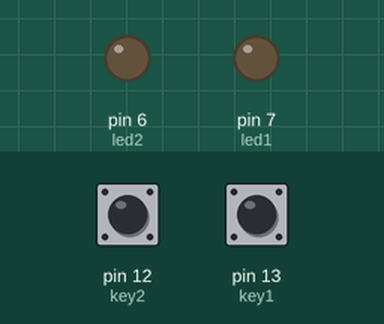
Recording of a sketch running on a simulated Arduino Uno, built with avr-gcc and run on an emulated ATmega328P. Parts: output pins drawn as LEDs (lit = HIGH). The test bench sets the inputs (shaded band); at power-on: pin 12 (key2) LOW, pin 13 (key1) LOW.

Above: at 1.2 s.
1.3 s: pin 12 (key2) pulled HIGH for 0.15 s
At 1.4 s:
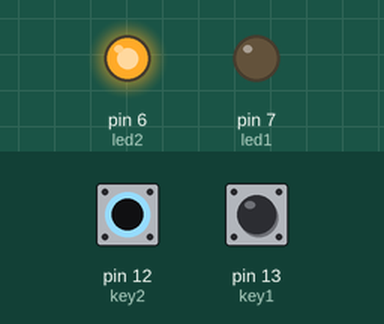
3.0 s: pin 13 (key1) pulled HIGH for 0.15 s
At 3.1 s:
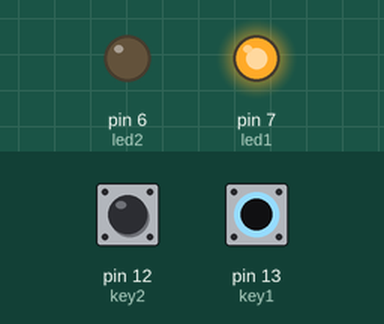
4.7 s: pin 13 (key1) pulled HIGH for 3.2 s
At 8.2 s:
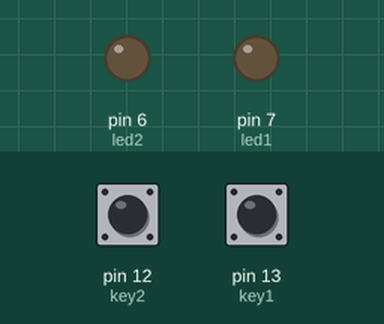
9.4 s: pin 12 (key2) pulled HIGH for 3.2 s
At 10.6 s:
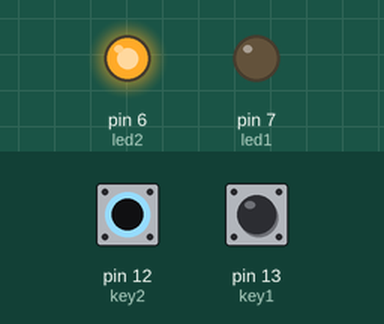
14.1 s: pin 12 (key2) driven HIGH and pin 13 (key1) driven HIGH
At 15.4 s:
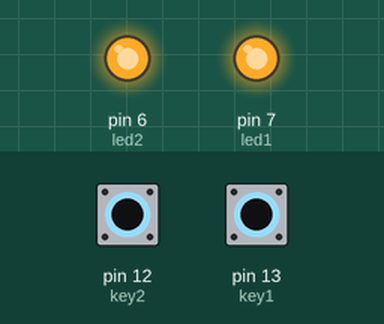
Timing chart, 0 to 16.6 s (numbered marks = the images above; inputs shaded):
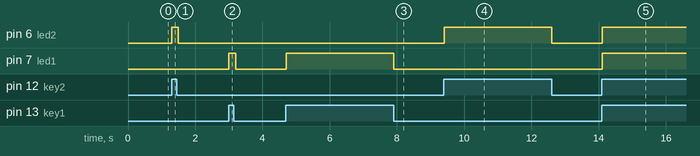

Measured:
- after the input at 1.3 s, pin 6 (led2): LOW → HIGH at once, → LOW 0.20 s later
- after the input at 3.0 s, pin 7 (led1): LOW → HIGH at once, → LOW 0.20 s later
- after the input at 4.7 s, pin 7 (led1): LOW → HIGH at once, → LOW 3.2 s later
- after the input at 9.4 s, pin 6 (led2): LOW → HIGH at once, → LOW 3.2 s later
- after the input at 14.1 s, pin 6 (led2), pin 7 (led1): LOW → HIGH at once

The sketch:

Digital_Input_Button.ino
```cpp
int led1 = 7;
int led2 = 6;
int key1 = 13;
int key2 = 12;

void setup() {
  // put your setup code here, to run once:
  pinMode(led1, OUTPUT);
  pinMode(led2, OUTPUT);
  pinMode(key1, INPUT);
  pinMode(key2, INPUT);
}

void loop() {
  // put your main code here, to run repeatedly:
  if ( digitalRead(key1) == HIGH ) {
    digitalWrite(led1, HIGH);
/*    delay(100);
    digitalWrite(led1, LOW);
    delay(100);
    digitalWrite(led1, HIGH);
    delay(100); */
  } else {
    digitalWrite(led1, LOW);
  }

  if ( digitalRead(key2) == HIGH ) {
    digitalWrite(led2, HIGH);
/*  delay(100);
    digitalWrite(led2, LOW);
    delay(100);
    digitalWrite(led2, HIGH); */
    } else
    digitalWrite(led2, LOW);

  delay(100);
}
```
